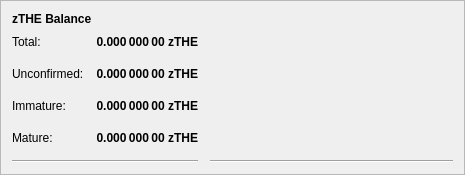
                                  <widget class="QFrame" name="frame_4">
                                    <property name="geometry">
                                      <rect>
                                        <x>0</x>
                                        <y>0</y>
                                        <width>465</width>
                                        <height>171</height>
                                      </rect>
                                    </property>
                                    <property name="frameShape">
                                      <enum>QFrame::StyledPanel</enum>
                                    </property>
                                    <property name="frameShadow">
                                      <enum>QFrame::Raised</enum>
                                    </property>
                                    <layout class="QVBoxLayout" name="verticalLayout_7">
                                      <item>
                                        <layout class="QHBoxLayout" name="horizontalLayout_8" stretch="0">
                                          <item>
                                            <widget class="QLabel" name="label_5z_3">
                                              <property name="maximumSize">
                                                <size>
                                                  <width>16777215</width>
                                                  <height>20</height>
                                                </size>
                                              </property>
                                              <property name="font">
                                                <font>
                                                  <weight>75</weight>
                                                  <bold>true</bold>
                                                </font>
                                              </property>
                                              <property name="text">
                                                <string>zTHE Balance</string>
                                              </property>
                                            </widget>
                                          </item>
                                        </layout>
                                      </item>
                                      <item>
                                        <layout class="QGridLayout" name="gridLayout_5">
                                          <property name="spacing">
                                            <number>12</number>
                                          </property>
                                          <item row="4" column="0">
                                            <widget class="QLabel" name="labelzBalanceMatureText">
                                              <property name="toolTip">
                                                <string>
                                                  Mature: more than 20 confirmation and more than 1 mints of the same denomination after it was minted.
                                                  These zTHE are spendable.
                                                </string>
                                              </property>
                                              <property name="text">
                                                <string>Mature:</string>
                                              </property>
                                            </widget>
                                          </item>
                                          <item row="5" column="0" colspan="2">
                                            <widget class="Line" name="lineSpendableBalance_5">
                                              <property name="orientation">
                                                <enum>Qt::Horizontal</enum>
                                              </property>
                                            </widget>
                                          </item>
                                          <item row="1" column="1">
                                            <widget class="QLabel" name="labelzBalance">
                                              <property name="font">
                                                <font>
                                                  <weight>75</weight>
                                                  <bold>true</bold>
                                                </font>
                                              </property>
                                              <property name="cursor">
                                                <cursorShape>IBeamCursor</cursorShape>
                                              </property>
                                              <property name="toolTip">
                                                <string>All available zTHE, unconfirmed and immature zTHE included.</string>
                                              </property>
                                              <property name="text">
                                                <string notr="true">0.000 000 00 zTHE</string>
                                              </property>
                                              <property name="alignment">
                                                <set>Qt::AlignRight|Qt::AlignTrailing|Qt::AlignVCenter</set>
                                              </property>
                                              <property name="textInteractionFlags">
                                                <set>Qt::LinksAccessibleByMouse|Qt::TextSelectableByKeyboard|Qt::TextSelectableByMouse</set>
                                              </property>
                                            </widget>
                                          </item>
                                          <item row="5" column="2">
                                            <widget class="Line" name="lineWatchBalance_5">
                                              <property name="sizePolicy">
                                                <sizepolicy hsizetype="Preferred" vsizetype="Fixed">
                                                  <horstretch>0</horstretch>
                                                  <verstretch>0</verstretch>
                                                </sizepolicy>
                                              </property>
                                              <property name="minimumSize">
                                                <size>
                                                  <width>140</width>
                                                  <height>0</height>
                                                </size>
                                              </property>
                                              <property name="orientation">
                                                <enum>Qt::Horizontal</enum>
                                              </property>
                                            </widget>
                                          </item>
                                          <item row="1" column="0">
                                            <widget class="QLabel" name="labelzBalanceText">
                                              <property name="toolTip">
                                                <string>All available zTHE, unconfirmed and immature zTHE included.</string>
                                              </property>
                                              <property name="text">
                                                <string>Total:</string>
                                              </property>
                                            </widget>
                                          </item>
                                          <item row="1" column="2">
                                            <spacer name="horizontalSpacer_8">
                                              <property name="orientation">
                                                <enum>Qt::Horizontal</enum>
                                              </property>
                                              <property name="sizeHint" stdset="0">
                                                <size>
                                                  <width>40</width>
                                                  <height>20</height>
                                                </size>
                                              </property>
                                            </spacer>
                                          </item>
                                          <item row="4" column="2">
                                            <spacer name="horizontalSpacer_4">
                                              <property name="orientation">
                                                <enum>Qt::Horizontal</enum>
                                              </property>
                                              <property name="sizeHint" stdset="0">
                                                <size>
                                                  <width>40</width>
                                                  <height>20</height>
                                                </size>
                                              </property>
                                            </spacer>
                                          </item>
                                          <item row="4" column="1">
                                            <widget class="QLabel" name="labelzBalanceMature">
                                              <property name="font">
                                                <font>
                                                  <weight>75</weight>
                                                  <bold>true</bold>
                                                </font>
                                              </property>
                                              <property name="toolTip">
                                                <string>
                                                  Mature: more than 20 confirmation and more than 1 mints of the same denomination after it was minted.
                                                  These zTHE are spendable.
                                                </string>
                                              </property>
                                              <property name="text">
                                                <string>0.000 000 00 zTHE</string>
                                              </property>
                                              <property name="alignment">
                                                <set>Qt::AlignRight|Qt::AlignTrailing|Qt::AlignVCenter</set>
                                              </property>
                                            </widget>
                                          </item>
                                          <item row="2" column="0">
                                            <widget class="QLabel" name="labelzBalanceUnconfirmedText">
                                              <property name="toolTip">
                                                <string>
                                                  Unconfirmed: less than 20 confirmations
                                                  Immature: confirmed, but less than 1 mints of the same denomination after it was minted
                                                </string>
                                              </property>
                                              <property name="text">
                                                <string>Unconfirmed:</string>
                                              </property>
                                            </widget>
                                          </item>
                                          <item row="2" column="1">
                                            <widget class="QLabel" name="labelzBalanceUnconfirmed">
                                              <property name="font">
                                                <font>
                                                  <weight>75</weight>
                                                  <bold>true</bold>
                                                </font>
                                              </property>
                                              <property name="toolTip">
                                                <string>
                                                  Unconfirmed: less than 20 confirmations
                                                  Immature: confirmed, but less than 1 mints of the same denomination after it was minted
                                                </string>
                                              </property>
                                              <property name="text">
                                                <string>0.000 000 00 zTHE</string>
                                              </property>
                                              <property name="alignment">
                                                <set>Qt::AlignRight|Qt::AlignTrailing|Qt::AlignVCenter</set>
                                              </property>
                                            </widget>
                                          </item>
                                          <item row="2" column="2">
                                            <spacer name="horizontalSpacer_5">
                                              <property name="orientation">
                                                <enum>Qt::Horizontal</enum>
                                              </property>
                                              <property name="sizeHint" stdset="0">
                                                <size>
                                                  <width>40</width>
                                                  <height>20</height>
                                                </size>
                                              </property>
                                            </spacer>
                                          </item>
                                          <item row="3" column="0">
                                            <widget class="QLabel" name="labelzBalanceImmatureText">
                                              <property name="toolTip">
                                                <string>
                                                  Unconfirmed: less than 20 confirmations
                                                  Immature: confirmed, but less than 1 mints of the same denomination after it was minted
                                                </string>
                                              </property>
                                              <property name="text">
                                                <string>Immature:</string>
                                              </property>
                                            </widget>
                                          </item>
                                          <item row="3" column="1">
                                            <widget class="QLabel" name="labelzBalanceImmature">
                                              <property name="font">
                                                <font>
                                                  <weight>75</weight>
                                                  <bold>true</bold>
                                                </font>
                                              </property>
                                              <property name="toolTip">
                                                <string>
                                                  Unconfirmed: less than 20 confirmations
                                                  Immature: confirmed, but less than 1 mints of the same denomination after it was minted
                                                </string>
                                              </property>
                                              <property name="text">
                                                <string>0.000 000 00 zTHE</string>
                                              </property>
                                              <property name="alignment">
                                                <set>Qt::AlignRight|Qt::AlignTrailing|Qt::AlignVCenter</set>
                                              </property>
                                            </widget>
                                          </item>
                                          <item row="3" column="2">
                                            <spacer name="horizontalSpacer_7">
                                              <property name="orientation">
                                                <enum>Qt::Horizontal</enum>
                                              </property>
                                              <property name="sizeHint" stdset="0">
                                                <size>
                                                  <width>40</width>
                                                  <height>20</height>
                                                </size>
                                              </property>
                                            </spacer>
                                          </item>
                                        </layout>
                                      </item>
                                    </layout>
                                  </widget>
